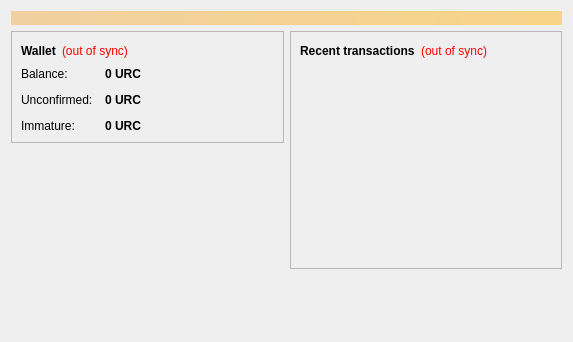
<?xml version="1.0" encoding="UTF-8"?>
<ui version="4.0">
 <class>OverviewPage</class>
 <widget class="QWidget" name="OverviewPage">
  <property name="geometry">
   <rect>
    <x>0</x>
    <y>0</y>
    <width>573</width>
    <height>342</height>
   </rect>
  </property>
  <property name="windowTitle">
   <string>Form</string>
  </property>
  <layout class="QVBoxLayout" name="topLayout">
   <item>
    <widget class="QLabel" name="labelAlerts">
     <property name="visible">
      <bool>false</bool>
     </property>
     <property name="styleSheet">
      <string notr="true">background-color: qlineargradient(x1: 0, y1: 0, x2: 1, y2: 0, stop:0 #F0D0A0, stop:1 #F8D488); color:#000000;</string>
     </property>
     <property name="wordWrap">
      <bool>true</bool>
     </property>
     <property name="margin">
      <number>3</number>
     </property>
    </widget>
   </item>
   <item>
    <layout class="QHBoxLayout" name="horizontalLayout" stretch="1,1">
     <item>
      <layout class="QVBoxLayout" name="verticalLayout_2">
       <item>
        <widget class="QFrame" name="frame">
         <property name="frameShape">
          <enum>QFrame::StyledPanel</enum>
         </property>
         <property name="frameShadow">
          <enum>QFrame::Raised</enum>
         </property>
         <layout class="QVBoxLayout" name="verticalLayout_4">
          <item>
           <layout class="QHBoxLayout" name="horizontalLayout_4">
            <item>
             <widget class="QLabel" name="label_5">
              <property name="font">
               <font>
                <weight>75</weight>
                <bold>true</bold>
               </font>
              </property>
              <property name="text">
               <string>Wallet</string>
              </property>
             </widget>
            </item>
            <item>
             <widget class="QLabel" name="labelWalletStatus">
              <property name="toolTip">
               <string>The displayed information may be out of date. Your wallet automatically synchronizes with the UnrealCoin network after a connection is established, but this process has not completed yet.</string>
              </property>
              <property name="styleSheet">
               <string notr="true">QLabel { color: red; }</string>
              </property>
              <property name="text">
               <string notr="true">(out of sync)</string>
              </property>
              <property name="alignment">
               <set>Qt::AlignLeading|Qt::AlignLeft|Qt::AlignVCenter</set>
              </property>
             </widget>
            </item>
            <item>
             <spacer name="horizontalSpacer_2">
              <property name="orientation">
               <enum>Qt::Horizontal</enum>
              </property>
              <property name="sizeHint" stdset="0">
               <size>
                <width>40</width>
                <height>20</height>
               </size>
              </property>
             </spacer>
            </item>
           </layout>
          </item>
          <item>
           <layout class="QFormLayout" name="formLayout_2">
            <property name="fieldGrowthPolicy">
             <enum>QFormLayout::AllNonFixedFieldsGrow</enum>
            </property>
            <property name="horizontalSpacing">
             <number>12</number>
            </property>
            <property name="verticalSpacing">
             <number>12</number>
            </property>
            <item row="0" column="0">
             <widget class="QLabel" name="label">
              <property name="text">
               <string>Balance:</string>
              </property>
             </widget>
            </item>
            <item row="0" column="1">
             <widget class="QLabel" name="labelBalance">
              <property name="font">
               <font>
                <weight>75</weight>
                <bold>true</bold>
               </font>
              </property>
              <property name="cursor">
               <cursorShape>IBeamCursor</cursorShape>
              </property>
              <property name="toolTip">
               <string>Your current balance</string>
              </property>
              <property name="text">
               <string notr="true">0 URC</string>
              </property>
              <property name="textInteractionFlags">
               <set>Qt::LinksAccessibleByMouse|Qt::TextSelectableByKeyboard|Qt::TextSelectableByMouse</set>
              </property>
             </widget>
            </item>
            <item row="1" column="0">
             <widget class="QLabel" name="label_3">
              <property name="text">
               <string>Unconfirmed:</string>
              </property>
             </widget>
            </item>
            <item row="1" column="1">
             <widget class="QLabel" name="labelUnconfirmed">
              <property name="font">
               <font>
                <weight>75</weight>
                <bold>true</bold>
               </font>
              </property>
              <property name="cursor">
               <cursorShape>IBeamCursor</cursorShape>
              </property>
              <property name="toolTip">
               <string>Total of transactions that have yet to be confirmed, and do not yet count toward the current balance</string>
              </property>
              <property name="text">
               <string notr="true">0 URC</string>
              </property>
              <property name="textInteractionFlags">
               <set>Qt::LinksAccessibleByMouse|Qt::TextSelectableByKeyboard|Qt::TextSelectableByMouse</set>
              </property>
             </widget>
            </item>
            <item row="2" column="0">
             <widget class="QLabel" name="labelImmatureText">
              <property name="text">
               <string>Immature:</string>
              </property>
             </widget>
            </item>
            <item row="2" column="1">
             <widget class="QLabel" name="labelImmature">
              <property name="font">
               <font>
                <weight>75</weight>
                <bold>true</bold>
               </font>
              </property>
              <property name="toolTip">
               <string>Mined balance that has not yet matured</string>
              </property>
              <property name="text">
               <string notr="true">0 URC</string>
              </property>
              <property name="textInteractionFlags">
               <set>Qt::LinksAccessibleByMouse|Qt::TextSelectableByKeyboard|Qt::TextSelectableByMouse</set>
              </property>
             </widget>
            </item>
           </layout>
          </item>
         </layout>
        </widget>
       </item>
       <item>
        <spacer name="verticalSpacer">
         <property name="orientation">
          <enum>Qt::Vertical</enum>
         </property>
         <property name="sizeHint" stdset="0">
          <size>
           <width>20</width>
           <height>40</height>
          </size>
         </property>
        </spacer>
       </item>
        <item>
         <widget class="QLabel" name="label_wallet_bgcoin">
          <property name="text">
           <string/>
          </property>
          <property name="pixmap">
           <pixmap resource="../bitcoin.qrc">:/images/wallet_bgcoin</pixmap>
          </property>
          <property name="scaledContents">
           <bool>false</bool>
          </property>
          <property name="alignment">
           <set>Qt::AlignCenter</set>
          </property>
          <property name="margin">
           <number>-2</number>
          </property>
         </widget>
        </item>
        <item>
         <widget class="QLabel" name="label_6">
          <property name="text">
           <string/>
          </property>
         </widget>
        </item>
      </layout>
     </item>
     <item>
      <layout class="QVBoxLayout" name="verticalLayout_3">
       <item>
        <widget class="QFrame" name="frame_2">
         <property name="frameShape">
          <enum>QFrame::StyledPanel</enum>
         </property>
         <property name="frameShadow">
          <enum>QFrame::Raised</enum>
         </property>
         <layout class="QVBoxLayout" name="verticalLayout">
          <item>
           <layout class="QHBoxLayout" name="horizontalLayout_2">
            <item>
             <widget class="QLabel" name="label_4">
              <property name="text">
               <string>&lt;b&gt;Recent transactions&lt;/b&gt;</string>
              </property>
             </widget>
            </item>
            <item>
             <widget class="QLabel" name="labelTransactionsStatus">
              <property name="toolTip">
               <string>The displayed information may be out of date. Your wallet automatically synchronizes with the UnrealCoin network after a connection is established, but this process has not completed yet.</string>
              </property>
              <property name="styleSheet">
               <string notr="true">QLabel { color: red; }</string>
              </property>
              <property name="text">
               <string notr="true">(out of sync)</string>
              </property>
              <property name="alignment">
               <set>Qt::AlignRight|Qt::AlignTrailing|Qt::AlignVCenter</set>
              </property>
             </widget>
            </item>
            <item>
             <spacer name="horizontalSpacer">
              <property name="orientation">
               <enum>Qt::Horizontal</enum>
              </property>
              <property name="sizeHint" stdset="0">
               <size>
                <width>40</width>
                <height>20</height>
               </size>
              </property>
             </spacer>
            </item>
           </layout>
          </item>
          <item>
           <widget class="QListView" name="listTransactions">
            <property name="styleSheet">
             <string notr="true">QListView { background: transparent; }</string>
            </property>
            <property name="frameShape">
             <enum>QFrame::NoFrame</enum>
            </property>
            <property name="verticalScrollBarPolicy">
             <enum>Qt::ScrollBarAlwaysOff</enum>
            </property>
            <property name="horizontalScrollBarPolicy">
             <enum>Qt::ScrollBarAlwaysOff</enum>
            </property>
            <property name="selectionMode">
             <enum>QAbstractItemView::NoSelection</enum>
            </property>
           </widget>
          </item>
         </layout>
        </widget>
       </item>
       <item>
        <spacer name="verticalSpacer_2">
         <property name="orientation">
          <enum>Qt::Vertical</enum>
         </property>
         <property name="sizeHint" stdset="0">
          <size>
           <width>20</width>
           <height>40</height>
          </size>
         </property>
        </spacer>
       </item>
      </layout>
     </item>
    </layout>
   </item>
  </layout>
 </widget>
 <resources/>
 <connections/>
</ui>
